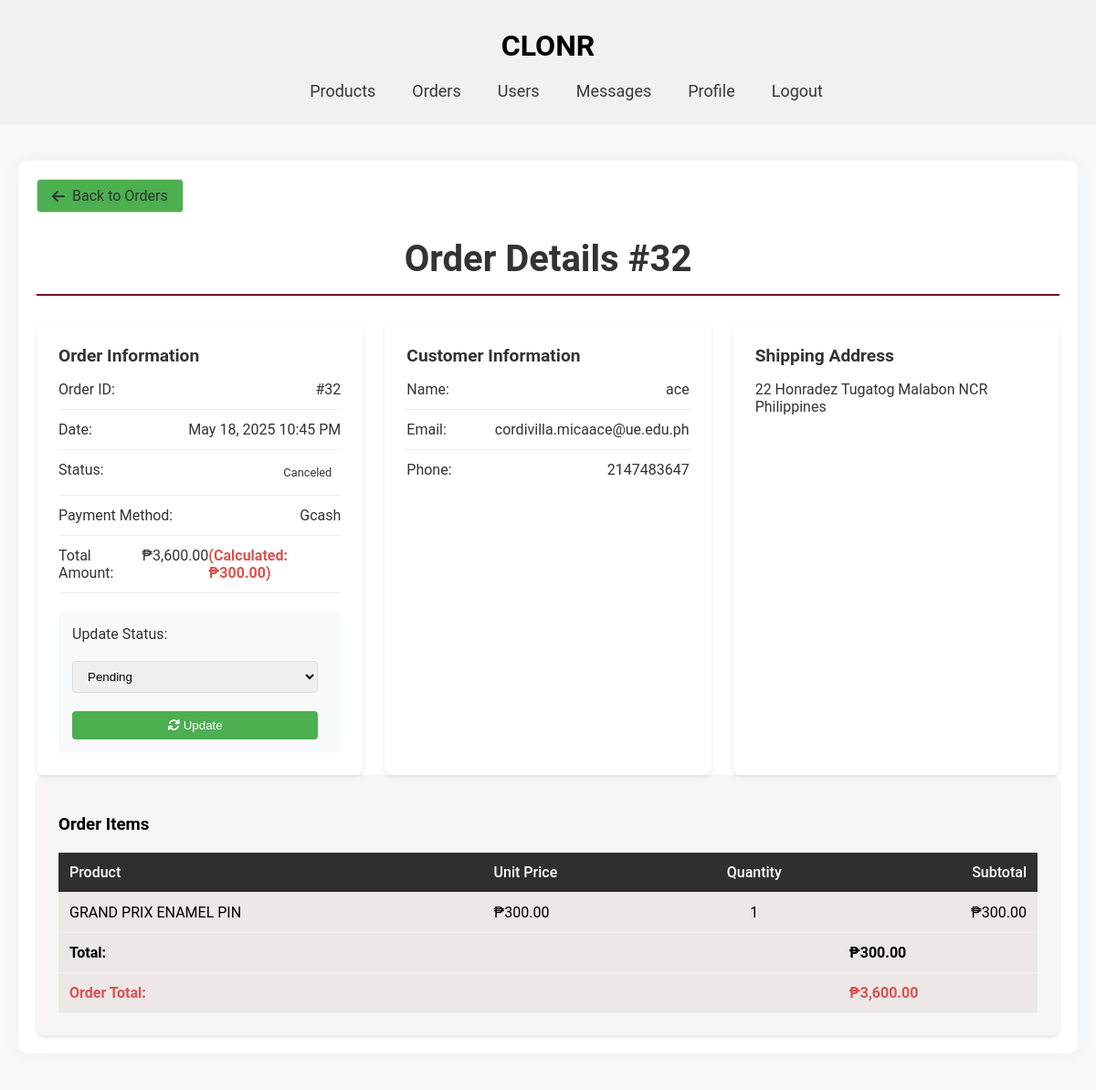
Screenshot of /admin/order_details.php?id=32 (signed in) with the database file from the repository.
### tables this page shows
CREATE TABLE `orders` (
  `id` int(100) NOT NULL,
  `user_id` int(100) NOT NULL,
  `name` varchar(100) NOT NULL,
  `number` int(11) NOT NULL,
  `email` varchar(100) NOT NULL,
  `method` varchar(50) NOT NULL,
  `address` varchar(500) NOT NULL,
  `total_products` varchar(1000) NOT NULL,
  `total_price` float(10,2) NOT NULL,
  `placed_on` datetime NOT NULL DEFAULT current_timestamp(),
  `payment_status` varchar(20) NOT NULL DEFAULT 'Pending'
);

CREATE TABLE `order_items` (
  `id` int(11) NOT NULL,
  `order_id` int(11) NOT NULL,
  `product_id` int(11) NOT NULL,
  `product_name` varchar(255) NOT NULL,
  `size` varchar(10) DEFAULT NULL,
  `quantity` int(11) NOT NULL,
  `price` decimal(10,2) NOT NULL
);

CREATE TABLE `products` (
  `id` int(10) UNSIGNED NOT NULL,
  `name` varchar(255) NOT NULL,
  `description` text DEFAULT NULL,
  `price` decimal(10,2) NOT NULL,
  `category` varchar(100) NOT NULL,
  `image` varchar(255) DEFAULT NULL,
  `image_url` varchar(255) DEFAULT NULL,
  `created_at` timestamp NOT NULL DEFAULT current_timestamp(),
  `updated_at` timestamp NOT NULL DEFAULT current_timestamp() ON UPDATE current_timestamp()
);

### admin/order_details.php (the view, shortened to what this page needs)
<?php
require_once '../config.php';
try {
    $order_id = isset($_GET['id']) ? intval($_GET['id']) : 0;
    $order_query = $conn->prepare("SELECT * FROM orders WHERE id = ?");
    $order_query->execute([$order_id]);
    $order = $order_query->fetch(PDO::FETCH_ASSOC);
    $items_query = $conn->prepare("SELECT oi.*, p.name as product_name, p.price as unit_price, p.image
                                 FROM order_items oi
                                 JOIN products p ON oi.product_id = p.id
                                 WHERE oi.order_id = ?");
    $items_query->execute([$order_id]);
    $order_items = $items_query->fetchAll(PDO::FETCH_ASSOC);
    $calculated_total = 0;
    foreach ($order_items as &$item) {
        $item['subtotal'] = $item['unit_price'] * $item['quantity'];
        $calculated_total += $item['subtotal'];
    }
} catch (PDOException $e) {
    die("Database error: " . $e->getMessage());
}
?>
<!DOCTYPE html>
<html lang="en">
<head>
    <link rel="stylesheet" href="admin.css">
    <link rel="stylesheet" href="../global.css">
    <link rel="stylesheet" href="https://cdnjs.cloudflare.com/ajax/libs/font-awesome/6.0.0/css/all.min.css">
</head>
<body>
     <header>
        <div class="container">
            <a href="admindashboard.php"><h1 class="title">CLONR</h1></a>
            <nav>
                <ul class="navbar">
                    <li><a href="products.php">Products</a></li>
                    <li><a href="order.php">Orders</a></li>
                    <li><a href="users.php">Users</a></li>
                    <li><a href="messages.php">Messages</a></li>
                    <li><a href="../AdminUpdateProfile.php">Profile</a></li>
                    <li><a href="../logout.php" class="logout-btn">Logout</a></li>
                </ul>
            </nav>
        </div>
    </header>
    <main class="admin-main">
        <div class="admin-container">
            <div class="back-button">
                <a href="order.php" class="btn"><i class="fas fa-arrow-left"></i> Back to Orders</a>
            </div>
            <h1 class="admin-title">Order Details #<?= htmlspecialchars($order['id'] ?? '') ?></h1>
            <div class="order-summary">
                <div class="summary-card">
                    <h3>Order Information</h3>
                    <div class="info-row">
                        <span>Order ID:</span>
                        <span>#<?= htmlspecialchars($order['id'] ?? 'N/A') ?></span>
                    </div>
                    <div class="info-row">
                        <span>Date:</span>
                        <span><?= isset($order['placed_on']) ? date('M d, Y h:i A', strtotime($order['placed_on'])) : 'N/A' ?></span>
                    </div>
                    <div class="info-row">
                        <span>Status:</span>
                        <span class="status-badge status-<?= htmlspecialchars($order['payment_status'] ?? '') ?>">
                            <?= ucfirst(htmlspecialchars($order['payment_status'] ?? 'N/A')) ?>
                        </span>
                    </div>
                    <div class="info-row">
                        <span>Payment Method:</span>
                        <span><?= ucfirst(htmlspecialchars($order['method'] ?? 'N/A')) ?></span>
                    </div>
                    <div class="info-row">
                        <span>Total Amount:</span>
                        <span>₱<?= isset($order['total_price']) ? number_format($order['total_price'], 2) : '0.00' ?></span>
                        <?php if (abs($calculated_total - $order['total_price']) > 0.01): ?>
                            <span class="price-discrepancy">(Calculated: ₱<?= number_format($calculated_total, 2) ?>)</span>
                        <?php endif; ?>
                    </div>
                    <form class="status-form" method="POST">
                        <label for="status">Update Status:</label>
                        <select name="status" id="status">
                            <option value="pending" <?= $order['payment_status'] === 'pending' ? 'selected' : '' ?>>Pending</option>
                        </select>
                        <button type="submit" name="update_status">
                            <i class="fas fa-sync-alt"></i> Update
                        </button>
                    </form>
                </div>
                <div class="summary-card">
                    <h3>Customer Information</h3>
                    <div class="info-row">
                        <span>Name:</span>
                        <span><?= htmlspecialchars($order['name'] ?? 'N/A') ?></span>
                    </div>
                    <div class="info-row">
                        <span>Email:</span>
                        <span><?= htmlspecialchars($order['email'] ?? 'N/A') ?></span>
                    </div>
                    <div class="info-row">
                        <span>Phone:</span>
                        <span><?= htmlspecialchars($order['number'] ?? 'N/A') ?></span>
                    </div>
                </div>
                <div class="summary-card">
                    <h3>Shipping Address</h3>
                    <p><?= isset($order['address']) ? nl2br(htmlspecialchars($order['address'])) : 'N/A' ?></p>
                </div>
            </div>
            <div class="order-items">
                <h3>Order Items</h3>
                <?php if (!empty($order_items)): ?>
                    <table class="items-table">
                        <thead>
                            <tr class="table-header">
                                <th>Product</th>
                                <th>Unit Price</th>
                                <th>Quantity</th>
                                <th>Subtotal</th>
                            </tr>
                        </thead>
                        <tbody>
                            <?php foreach ($order_items as $item): ?>
                            <tr>
                                <td>
                                    <div class="product-info">
                                        <span><?= htmlspecialchars($item['product_name'] ?? 'Product') ?></span>
                                    </div>
                                </td>
                                <td>₱<?= number_format($item['unit_price'] ?? 0, 2) ?></td>
                                <td><?= htmlspecialchars($item['quantity'] ?? 1) ?></td>
                                <td>₱<?= number_format($item['subtotal'] ?? ($item['unit_price'] * $item['quantity']), 2) ?></td>
                            </tr>
                            <?php endforeach; ?>
                        </tbody>
                        <tfoot>
                            <tr>
                                <td colspan="3" class="text-right"><strong>Total:</strong></td>
                                <td><strong>₱<?= number_format($calculated_total, 2) ?></strong></td>
                            </tr>
                            <?php if (abs($calculated_total - $order['total_price']) > 0.01): ?>
                            <tr class="price-discrepancy">
                                <td colspan="3" class="text-right"><strong>Order Total:</strong></td>
                                <td><strong>₱<?= number_format($order['total_price'], 2) ?></strong></td>
                            </tr>
                            <?php endif; ?>
                        </tfoot>
                    </table>
                <?php else: ?>
                    <p>No items found for this order.</p>
                <?php endif; ?>
            </div>
        </div>
    </main>
</body>
</html>

### admin/admin.css (style rules this page uses)
form { display: flex; flex-direction: column; gap: 20px; }
.title { font-size: 2rem; margin-bottom: 20px; color: #333; }
.btn { background: #333; color: white; padding: 10px 20px; border: none; border-radius: 4px; cursor: pointer; font-size: 16px; }
.admin-main { padding: 40px 20px; background-color: #f8f9fa; min-height: calc(100vh - 200px); }
.admin-container { max-width: 1200px; margin: 0 auto; padding: 20px; background-color: #fff; border-radius: 10px; box-shadow: 0 0 20px rgba(0, 0, 0, 0.05); }
.admin-title { color: #333; font-size: 2.5rem; margin-bottom: 30px; text-align: center; border-bottom: 2px solid #800020; padding-bottom: 15px; }
table { width: 100%; border-collapse: collapse; margin-top: 20px; }
th, td { padding: 12px 15px; text-align: left; border-bottom: 1px solid #ddd; }
th { background-color: #800020; color: white; font-weight: 500; }
table th:nth-child(3), table td:nth-child(3) { text-align: center; }
table th:nth-child(4), table td:nth-child(4), table th:nth-child(5), table td:nth-child(5) { text-align: right; }
.btn { display: inline-block; padding: 10px 20px; background-color: #800020; color: white; text-decoration: none; border-radius: 5px; transition: background-color 0.3s; }
th { background-color: #800020; color: white; }
.order-summary { display: grid; grid-template-columns: repeat(auto-fit, minmax(300px, 1fr)); gap: 1.5rem; }
.summary-card { background: #fff; border-radius: 8px; padding: 1.5rem; box-shadow: 0 2px 4px rgba(0,0,0,0.1); }
.summary-card h3 { margin-top: 0; margin-bottom: 1rem; color: #333; font-size: 1.2rem; }
.info-row { display: flex; justify-content: space-between; margin-bottom: 0.75rem; padding-bottom: 0.75rem; border-bottom: 1px solid #eee; }
.info-row:last-child { border-bottom: none; margin-bottom: 0; padding-bottom: 0; }
.order-items { color: rgb(0, 0, 0); background: #f7f5f5; border-radius: 8px; padding: 1.5rem; box-shadow: 0 2px 4px rgba(0,0,0,0.1); }
.items-table { color:rgb(0, 0, 0); background-color: #eee7e7; width: 100%; border-collapse: collapse; }
.items-table th, .items-table td { padding: 0.75rem; text-align: left; border-bottom: 1px solid #eee; }
.items-table th { background: #302f2f; font-weight: 500; }
.product-info { display: flex; align-items: center; gap: 1rem; }
.back-button { margin-bottom: 1.5rem; }
.back-button .btn { display: inline-flex; align-items: center; gap: 0.5rem; color: #333; text-decoration: none; padding: 0.5rem 1rem; border: 1px solid #ddd; border-radius: 4px; transition: all 0.3s; }
.btn, .option-btn { padding: 10px 20px; border-radius: 5px; font-size: 16px; cursor: pointer; display: inline-block; }
.btn { background-color: #4CAF50; color: white; border: none; }

### global.css (style rules this page uses)
body { margin: 0; font-family: 'Roboto',sans-serif; background-color: #f1f1f1; color: #333333; }
header { padding: 10px 40px; display: flex; justify-content: center; align-items: center; position: relative; }
.title { color: #000000; font-size: 2rem; text-align: center; }
a { text-decoration: none; }
.navbar { list-style: none; display: flex; gap: 40px; z-index: 10; }
.navbar li { position: relative; cursor: pointer; font-size: 18px; color: #393737; }
.navbar a { text-decoration: none; color: inherit; }

### admin/order_details.php (style rules this page uses)
.price-discrepancy { color: #d9534f; font-weight: bold; }
.status-form { margin-top: 20px; padding: 15px; background: #f8f9fa; border-radius: 5px; }
.status-form select, .status-form button { padding: 8px 12px; margin-right: 10px; border-radius: 4px; border: 1px solid #ddd; }
.status-form button { background-color: #4CAF50; color: white; border: none; cursor: pointer; }
.status-badge { padding: 5px 10px; border-radius: 20px; font-size: 0.8em; text-transform: capitalize; }

### rows the page displays
orders: id "32", placed_on "May 18, 2025 10:45 PM", payment_status "Canceled", method "Gcash", total_price "3,600.00", name "ace", email "cordivilla.micaace@ue.edu.ph", number "2147483647", address "22 Honradez Tugatog Malabon NCR Philippines"
order_items: product.name "GRAND PRIX ENAMEL PIN", product.price "300.00", quantity "1", subtotal "300.00"

### other values shown
$calculated_total "300.00"
